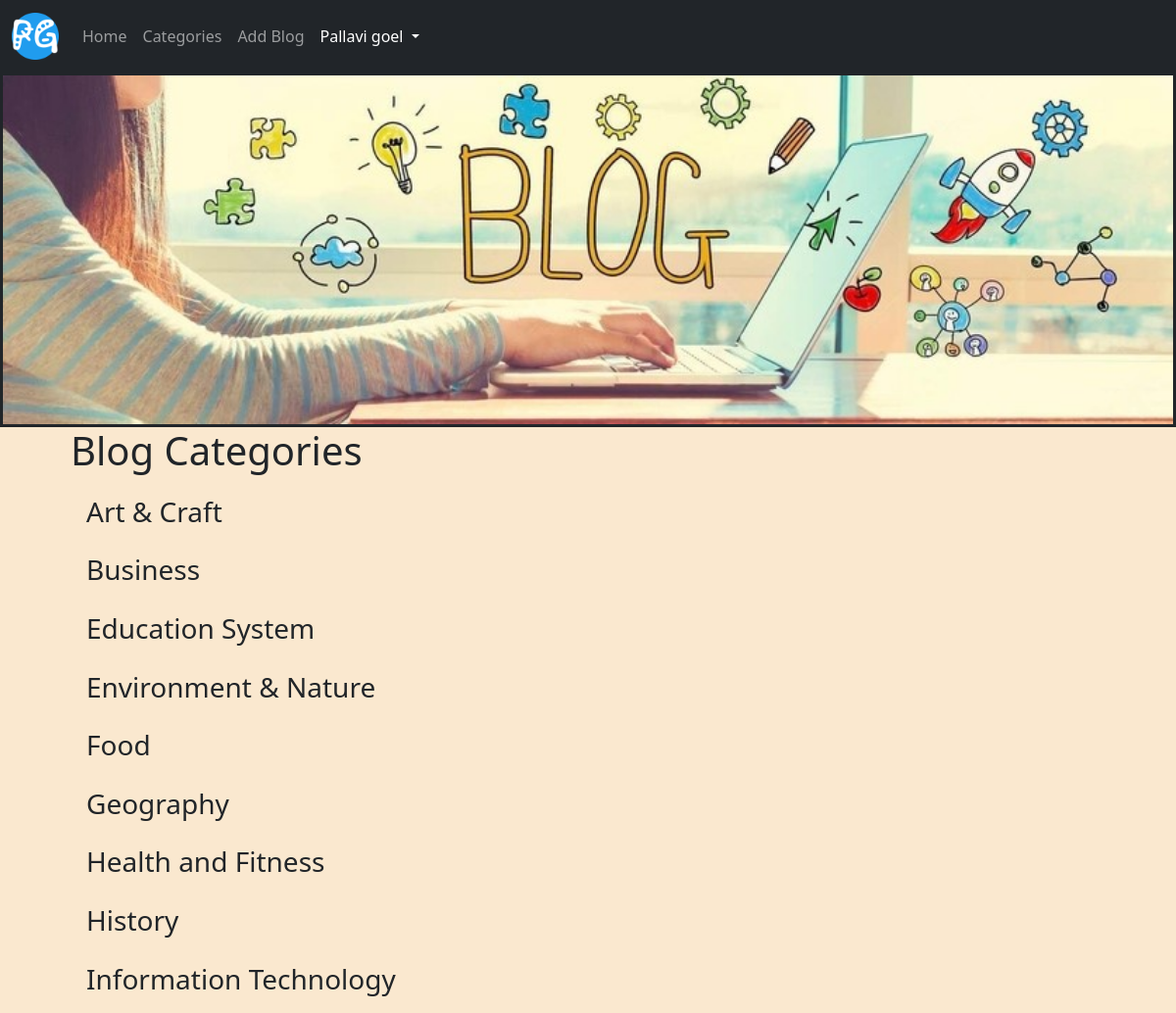
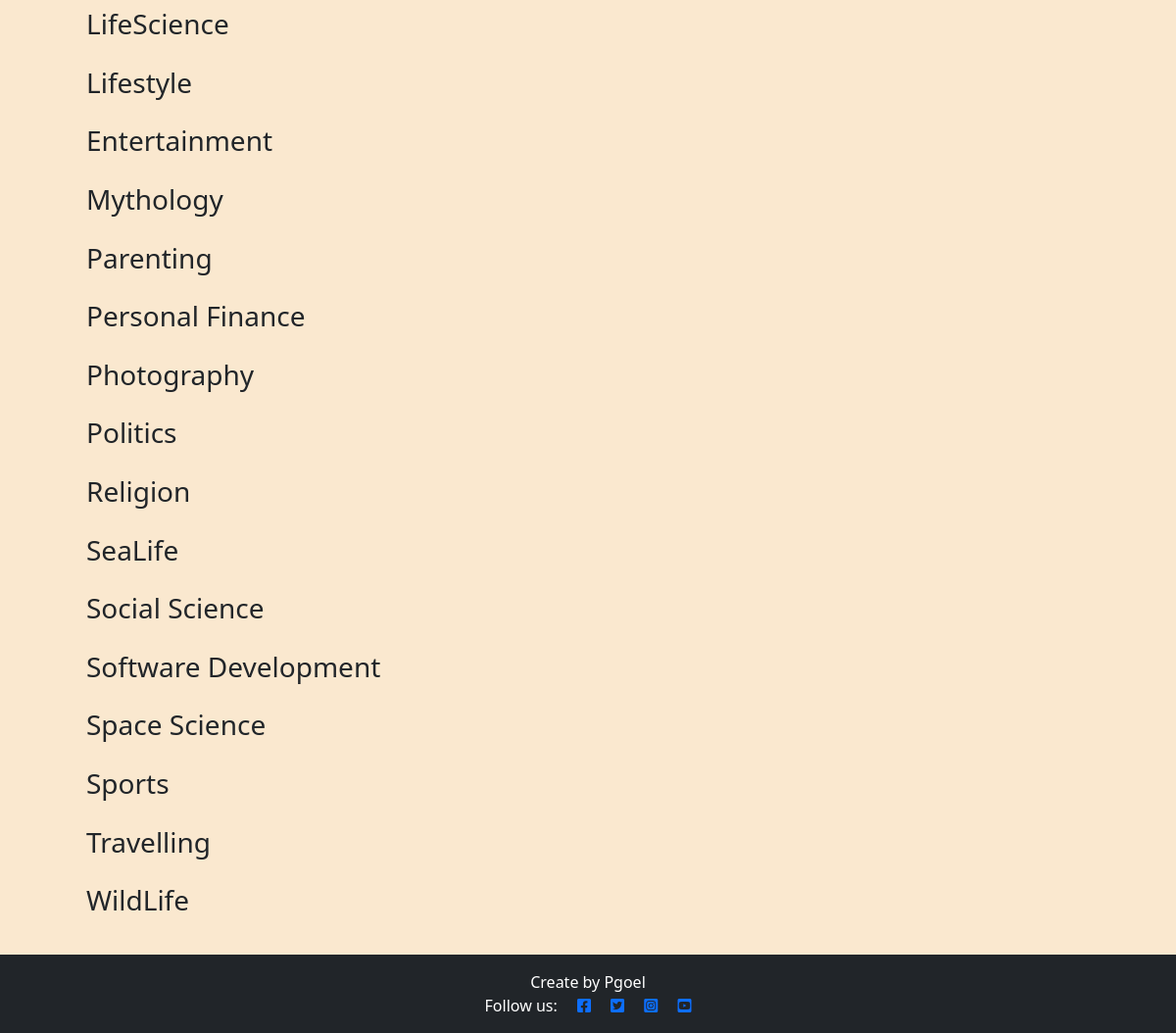
/category-list/ (signed in), run on the app's committed database (2 pictures, top to bottom).
### blogapp/models.py (models this page shows, shortened)
class Category(models.Model):
    name = models.CharField(max_length=255, unique=True)
    def __str__(self):
        return self.name

### blogapp/views.py (the view)
# urls.py: path('category-list/',CategoryListView, name='category'),
def CategoryListView(request):
    cat_menu_list = Category.objects.all()
    return render(request, 'category.html',{'cat_menu_list': cat_menu_list})

### templates/category.html (shortened to what this page needs)
{% extends 'base.html' %}
{% block content %}
    <h1>Blog Categories</h1>
        {% for item in cat_menu_list %}
            <h3><a class="dropdown-item" href="{% url 'category' item %}">{{ item }}</a></h3>
        {% endfor %}
        <br>
        <br>
        <br>
{% endblock %}

### templates/base.html (shortened to what this page needs)
{% load static %}
<!DOCTYPE html>
<html class="h-100">
<head>
      <link rel="stylesheet" href="https://cdnjs.cloudflare.com/ajax/libs/font-awesome/5.15.3/css/all.min.css">
      <link href="https://cdn.jsdelivr.net/npm/bootstrap@5.0.1/dist/css/bootstrap.min.css" rel="stylesheet"
>
      <link href="https://cdn.jsdelivr.net/npm/summernote@0.8.18/dist/summernote.min.css" rel="stylesheet">
      <link rel="stylesheet" href="{% static 'css/style.css' %}">
</head>
<body>
    <nav class="navbar navbar-expand-lg navbar-dark bg-dark">
      <div class="container-fluid">
        <a class="navbar-brand" href="{% url 'home' %}"><img src="{% static 'images/favicon.ico' %}"></a>
          <div class="collapse navbar-collapse" id="navbarText">
            <ul class="navbar-nav mr-auto">
              <a class="nav-link" aria-current="page" href="{% url 'home' %}">Home</a>
              <li class="nav-item">
                <a class="nav-link" href="{% url 'category' %}">Categories</a>
              </li>
              {% if user.is_authenticated %}
                <li class="nav-item">
                  <a class="nav-link" href="{% url 'add_post' %}">Add Blog</a>
                </li>
              {% endif %}
            </ul>
              {% if user.is_authenticated %}
                <ul class="navbar-nav ml-auto">
                  <li class="nav-item dropdown">
                    <a class="nav-link dropdown-toggle active" href="#" role="button" id="dropdownMenuLink" data-bs-toggle="dropdown" aria-expanded="false">
                       {{ user.first_name }} {{ user.last_name }}
                    </a>
                          <a class="dropdown-item" href="{% url 'logout' %}">Logout</a></li>
                      </div>
              {% endif %}
          </div>
    </nav>
    <div class="d-flex align-items-center justify-content-center border-dark border border-3">
        <img src="{% static 'images/blog1.jpg' %}" width="100%" height="50%" alt="blog image">
    </div>
    <div class="container">
          {% block content %}
          {% endblock %}
    </div>
    <footer class="footer mt-auto py-3 bg-dark">
        <p class="m-0 text-center text-white">Create by Pgoel</p>
          <p class="m-0 text-center text-white">Follow us:
              <a href="https://www.facebook.com/" class="facebook" target="_blank"> <i class="fab fa-facebook-square ms-3"></i></a>
              <a href="https://twitter.com/" class="twitter" target="_blank"><i class="fab fa-twitter-square ms-3"></i></a>
              <a href="https://www.instagram.com/" class="instagram" target="_blank"><i class="fab fa-instagram-square ms-3"></i></a>
              <a href="https://www.youtube.com/" class="youtube" target="_blank"><i class="fab fa-youtube-square ms-3"></i></a></p>
    </footer>
</body>
</html>

### static/css/style.css (style rules this page uses)
body { background-color: rgb(250, 232, 207); }
.footer { position: fixed; left: 0; bottom: 0; width: 100%; text-align: center; color: rgb(0, 0, 0); }
.container { display: grid; gap: 10px; width: 90vw; }

### data on the page
Category: name "Art & Craft"
Category: name "Business"
Category: name "Education System"
Category: name "Environment & Nature"
Category: name "Food"
Category: name "Geography"
Category: name "Health and Fitness"
Category: name "History"
Category: name "Information Technology"
Category: name "LifeScience"
Category: name "Lifestyle"
Category: name "Entertainment"
Category: name "Mythology"
Category: name "Parenting"
Category: name "Personal Finance"
Category: name "Photography"
Category: name "Politics"
Category: name "Religion"
Category: name "SeaLife"
Category: name "Social Science"
Category: name "Software Development"
Category: name "Space Science"
Category: name "Sports"
Category: name "Travelling"
Category: name "WildLife"

### other printed values
{{ user.first_name }} "Pallavi"
{{ user.last_name }} "goel"
